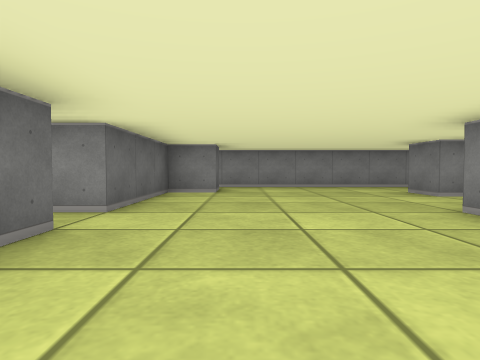
view 1 (above)

18 first-person views from a walk through a cub3D level. The camera is about half as high as the walls, tilts 2° down and sees 75° across. The floor is counted in squares. Each view is taken from the middle of a square. On the plan, view 1 faces up. The plan holds only what a view shows up to about 9 squares ahead; the rest is blank.

view 2
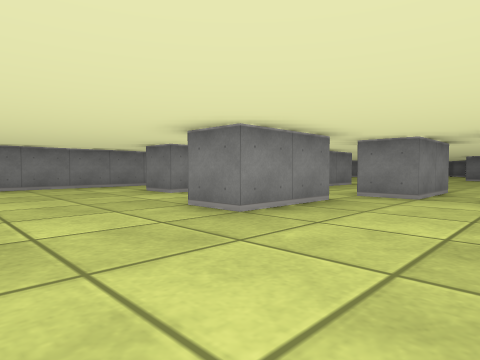

view 3
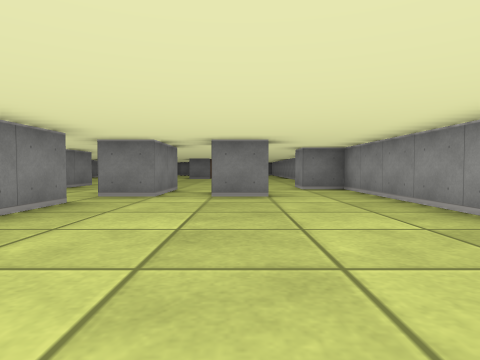

view 4
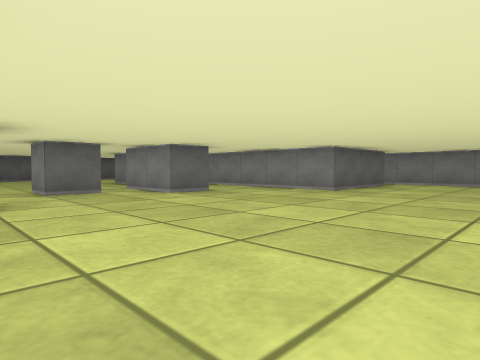

view 5
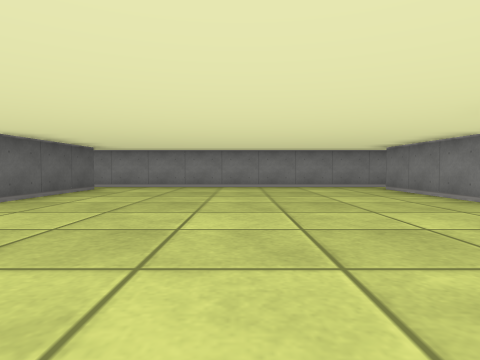

view 6
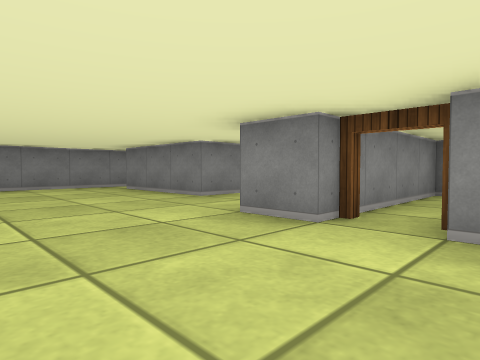

view 7
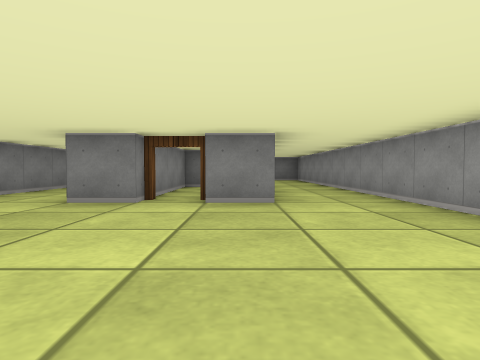

view 8
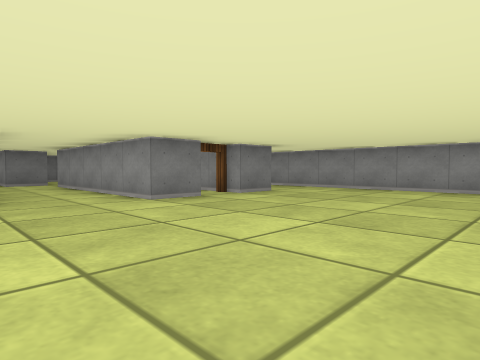

view 9
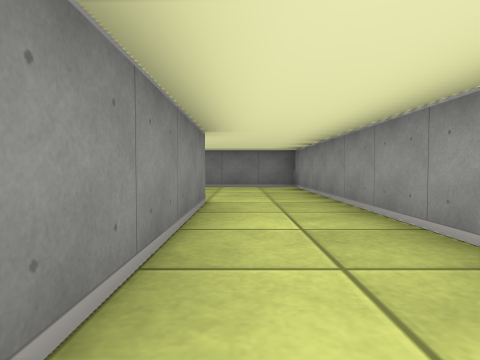

view 10
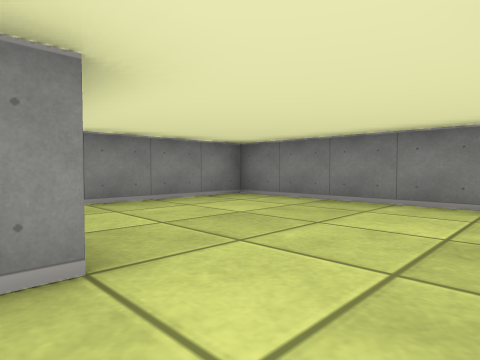

view 11
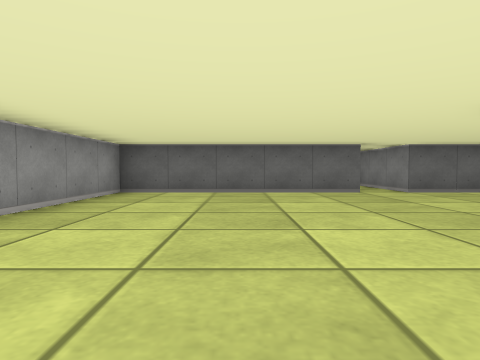

view 12
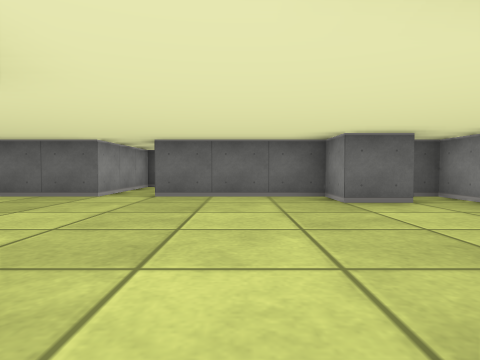

view 13
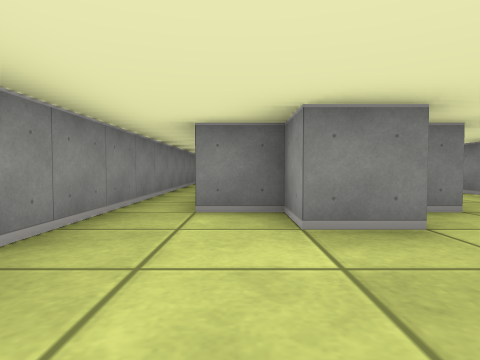

view 14
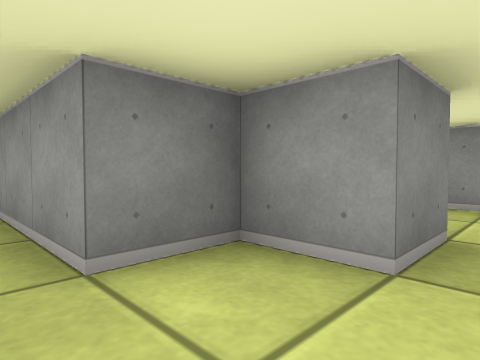

view 15
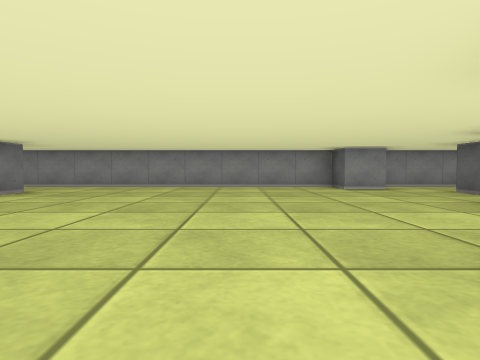

view 16
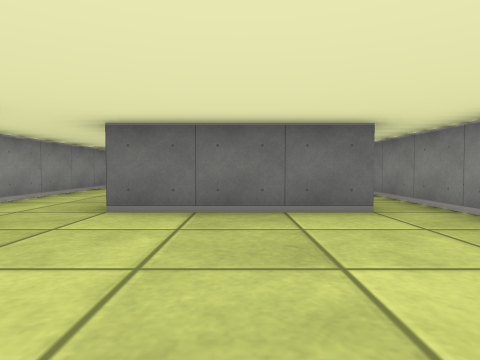

view 17
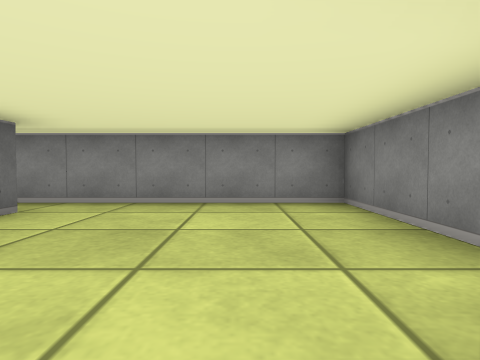

view 18
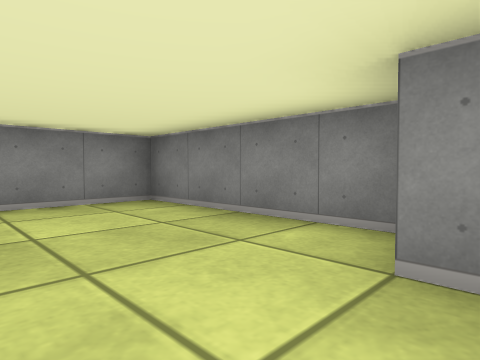

### Floor plan
Points are (right, up) in squares from view 1. A wall is a line through its corners. A room is listed if a view was taken in it or the views show most of it. See-through windows are left out.
Room 1 (views 1, 2, 3, 4, 5, 6, 7, 8, 11, 12, 13, 14, 15)
walls: (6.8, 2.5) (7.5, 2.5) (7.5, 1.5) (5.5, 1.5) (5.5, 2.5); (6.5, 0.5) (6.5, -0.5) (5.5, -0.5) (5.5, 0.5); (4.6, 2.5) (2.5, 2.5) (2.5, 3.5); (4.5, 4.4) (4.5, 5); (3.5, 3.5) (4, 3.5); (4, 5.5) (3.5, 5.5) (3.5, 6.5) (4.5, 6.5) (4.5, 7.5) (6.9, 7.5); (9.5, 7.5) (9.5, 4.5) (6.8, 4.5); (15.5, 1.5) (15.5, 2.5) (20.5, 2.5); (15.5, -0.6) (15.5, 0.5); (-0.5, 7.6) (-0.5, 6.5) (-1.5, 6.5) (-1.5, 3.5) (-4, 3.5); (16.5, 8.5) (-1.5, 8.5) (-1.5, 8); (19.1, 4.5) (16.5, 4.5) (16.5, 7.5); (-4.5, 2.5) (-1.5, 2.5) (-1.5, -2.5) (7.5, -2.5) (7.5, -1.5) (8.5, -1.5) (8.5, -2.5) (14.5, -2.5)
ways out: opening at (15.5, -1.5) to room 2; opening at (21, 3) to room 2; opening at (16, 8) to room 3; opening at (21, 4) to room 3; open door at (16, 1) to room 4
Room 2 (views 9, 10)
walls: (20.6, -0.5) (16.6, -0.5); (21.5, 2.8) (21.5, 3.5); (14.5, -2.5) (24.5, -2.5) (24.5, 2.5) (21.5, 2.5)
ways out: opening at (15.5, -1.5) to room 1; opening at (21, 3) to room 1
Room 3 (views 16, 17, 18)
walls: (20.5, 7.6) (20.5, 4.5); (24.5, 4.8) (24.5, 8.5) (16.5, 8.5); (21.5, 3.5) (22.2, 3.5)
ways out: opening at (16, 8) to room 1; opening at (21, 4) to room 1
Room 4 (no view inside)
walls: (19.5, 1) (19.5, 1.5) (15.5, 1.5); (15.5, 0.5) (16.9, 0.5)
ways out: open door at (16, 1) to room 1

Positions as (right, up) in squares from view 1, and headings:
1: (0, 0), facing up
2: (0, 0), facing up-right
3: (0, 0), facing right
4: (13, -2), facing up-left
5: (13, 0), facing up
6: (13, 0), facing up-right
7: (11, 0), facing right
8: (11, 5), facing down-right
9: (16, -1), facing right
10: (20, -2), facing up-right
11: (5, 0), facing left
12: (4, 5), facing left
13: (1, 7), facing right
14: (3, 8), facing down-right
15: (11, 6), facing down
16: (24, 6), facing left
17: (23, 4), facing up
18: (22, 4), facing up-right
